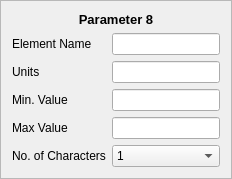
        <widget class="QFrame" name="frameParameter_8">
         <property name="frameShape">
          <enum>QFrame::StyledPanel</enum>
         </property>
         <property name="frameShadow">
          <enum>QFrame::Raised</enum>
         </property>
         <layout class="QFormLayout" name="formLayout_8">
          <item row="1" column="0" colspan="2">
           <widget class="QLabel" name="label_47">
            <property name="text">
             <string>&lt;html&gt;&lt;head/&gt;&lt;body&gt;&lt;p align=&quot;center&quot;&gt;&lt;span style=&quot; font-size:10pt; font-weight:600;&quot;&gt;Parameter 8&lt;/span&gt;&lt;/p&gt;&lt;/body&gt;&lt;/html&gt;</string>
            </property>
           </widget>
          </item>
          <item row="2" column="0">
           <widget class="QLabel" name="label_36">
            <property name="text">
             <string>Element Name</string>
            </property>
           </widget>
          </item>
          <item row="2" column="1">
           <widget class="QLineEdit" name="lineEdit_29"/>
          </item>
          <item row="3" column="0">
           <widget class="QLabel" name="label_37">
            <property name="text">
             <string>Units</string>
            </property>
           </widget>
          </item>
          <item row="3" column="1">
           <widget class="QLineEdit" name="lineEdit_30"/>
          </item>
          <item row="4" column="0">
           <widget class="QLabel" name="label_38">
            <property name="text">
             <string>Min. Value</string>
            </property>
           </widget>
          </item>
          <item row="4" column="1">
           <widget class="QLineEdit" name="lineEdit_31"/>
          </item>
          <item row="5" column="0">
           <widget class="QLabel" name="label_39">
            <property name="text">
             <string>Max Value</string>
            </property>
           </widget>
          </item>
          <item row="5" column="1">
           <widget class="QLineEdit" name="lineEdit_32"/>
          </item>
          <item row="6" column="0">
           <widget class="QLabel" name="label_40">
            <property name="text">
             <string>No. of Characters</string>
            </property>
           </widget>
          </item>
          <item row="6" column="1">
           <widget class="QComboBox" name="comboBox_8">
            <item>
             <property name="text">
              <string>1</string>
             </property>
            </item>
            <item>
             <property name="text">
              <string>2</string>
             </property>
            </item>
            <item>
             <property name="text">
              <string>3</string>
             </property>
            </item>
            <item>
             <property name="text">
              <string>4</string>
             </property>
            </item>
            <item>
             <property name="text">
              <string>5</string>
             </property>
            </item>
            <item>
             <property name="text">
              <string>6</string>
             </property>
            </item>
            <item>
             <property name="text">
              <string>7</string>
             </property>
            </item>
            <item>
             <property name="text">
              <string>8</string>
             </property>
            </item>
            <item>
             <property name="text">
              <string>9</string>
             </property>
            </item>
            <item>
             <property name="text">
              <string>10</string>
             </property>
            </item>
            <item>
             <property name="text">
              <string>11</string>
             </property>
            </item>
            <item>
             <property name="text">
              <string>12</string>
             </property>
            </item>
            <item>
             <property name="text">
              <string>13</string>
             </property>
            </item>
            <item>
             <property name="text">
              <string>14</string>
             </property>
            </item>
            <item>
             <property name="text">
              <string>15</string>
             </property>
            </item>
            <item>
             <property name="text">
              <string>16</string>
             </property>
            </item>
            <item>
             <property name="text">
              <string>17</string>
             </property>
            </item>
            <item>
             <property name="text">
              <string>18</string>
             </property>
            </item>
            <item>
             <property name="text">
              <string>19</string>
             </property>
            </item>
            <item>
             <property name="text">
              <string>20</string>
             </property>
            </item>
            <item>
             <property name="text">
              <string>21</string>
             </property>
            </item>
            <item>
             <property name="text">
              <string>22</string>
             </property>
            </item>
            <item>
             <property name="text">
              <string>23</string>
             </property>
            </item>
            <item>
             <property name="text">
              <string>24</string>
             </property>
            </item>
            <item>
             <property name="text">
              <string>25</string>
             </property>
            </item>
            <item>
             <property name="text">
              <string>26</string>
             </property>
            </item>
            <item>
             <property name="text">
              <string>27</string>
             </property>
            </item>
            <item>
             <property name="text">
              <string>28</string>
             </property>
            </item>
            <item>
             <property name="text">
              <string>29</string>
             </property>
            </item>
            <item>
             <property name="text">
              <string>30</string>
             </property>
            </item>
           </widget>
          </item>
         </layout>
        </widget>
